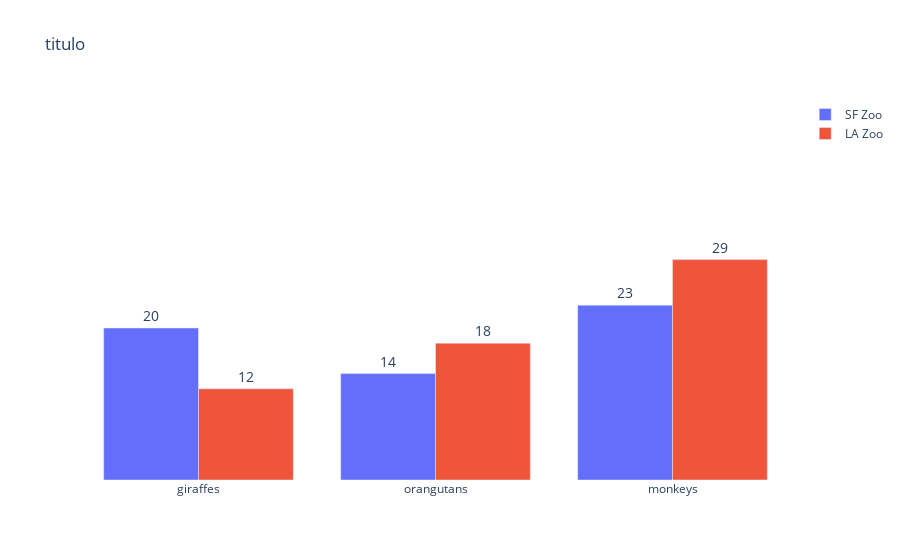

Notebook code for this chart:
### Markdown cell above
# BarPlot

### Code cell
animals=['giraffes', 'orangutans', 'monkeys']

fig = go.Figure(data=[
    go.Bar(name='SF Zoo', x=animals, y=[20, 14, 23], text = [20, 14, 23], textposition='outside',  textfont_size=14),
    go.Bar(name='LA Zoo', x=animals, y=[12, 18, 29], text = [12, 18, 29], textposition='outside',  textfont_size=14)
])
# Change the bar mode
fig.update_layout(barmode='group',
    title_text="titulo",
    plot_bgcolor='white',
    #legend_title='<b> Trend </b>'
)
fig['layout']['yaxis1'].update(showticklabels=False,range = [0, 50],autorange=False)

fig.show()

### Figure 1 — Plotly figure (JSON) as saved in the notebook; plotly's stock layout.template omitted (floating-point values rounded to 4 significant figures)
{"data": [{"name": "SF Zoo", "text": ["20", "14", "23"], "textfont": {"size": 14}, "textposition": "outside", "type": "bar", "x": ["giraffes", "orangutans", "monkeys"], "y": [20, 14, 23]}, {"name": "LA Zoo", "text": ["12", "18", "29"], "textfont": {"size": 14}, "textposition": "outside", "type": "bar", "x": ["giraffes", "orangutans", "monkeys"], "y": [12, 18, 29]}], "layout": {"barmode": "group", "plot_bgcolor": "white", "title": {"text": "titulo"}, "yaxis": {"autorange": false, "range": [0, 50], "showticklabels": false}}}
